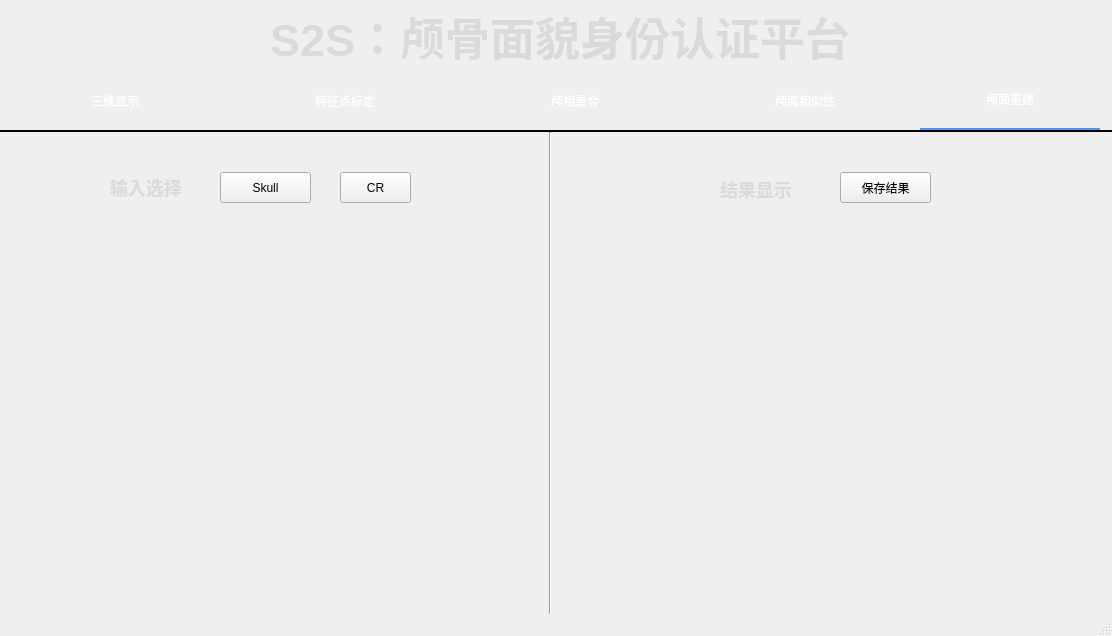
<?xml version="1.0" encoding="UTF-8"?>
<ui version="4.0">
 <class>MainWindow</class>
 <widget class="QMainWindow" name="MainWindow">
  <property name="geometry">
   <rect>
    <x>0</x>
    <y>0</y>
    <width>1112</width>
    <height>636</height>
   </rect>
  </property>
  <property name="windowTitle">
   <string>MainWindow</string>
  </property>
  <property name="styleSheet">
   <string notr="true">font-family:微软雅黑</string>
  </property>
  <widget class="QWidget" name="centralwidget">
   <widget class="QTabWidget" name="label_CS_CR">
    <property name="geometry">
     <rect>
      <x>0</x>
      <y>70</y>
      <width>1251</width>
      <height>701</height>
     </rect>
    </property>
    <property name="styleSheet">
     <string notr="true">QTabWidget::pane{
min-width:70px;
min-height:25px;
border-top: 2px solid;

}

QTabBar::tab {

min-width:230px;

min-height:60px;

color: white;

font:20px &quot;Microsoft YaHei&quot;;

border: 0px solid;



}

QTabBar::tab:selected{

min-width:180px;

min-height:50px;
color: white;

font:30px &quot;Microsoft YaHei&quot;;

border: 0px solid;

border-bottom: 2px solid;

border-color: #4796f0;

}</string>
    </property>
    <property name="currentIndex">
     <number>4</number>
    </property>
    <property name="iconSize">
     <size>
      <width>16</width>
      <height>16</height>
     </size>
    </property>
    <widget class="QWidget" name="tab_3">
     <attribute name="title">
      <string>三维显示</string>
     </attribute>
     <widget class="QPushButton" name="dakai_obj">
      <property name="geometry">
       <rect>
        <x>50</x>
        <y>20</y>
        <width>71</width>
        <height>31</height>
       </rect>
      </property>
      <property name="text">
       <string>打开</string>
      </property>
     </widget>
     <widget class="QPushButton" name="zhanshi_obj">
      <property name="geometry">
       <rect>
        <x>200</x>
        <y>20</y>
        <width>71</width>
        <height>31</height>
       </rect>
      </property>
      <property name="text">
       <string>展示</string>
      </property>
     </widget>
     <widget class="QLabel" name="label_lujing">
      <property name="geometry">
       <rect>
        <x>20</x>
        <y>70</y>
        <width>281</width>
        <height>211</height>
       </rect>
      </property>
      <property name="text">
       <string/>
      </property>
     </widget>
     <widget class="QLabel" name="label">
      <property name="geometry">
       <rect>
        <x>690</x>
        <y>20</y>
        <width>100</width>
        <height>100</height>
       </rect>
      </property>
      <property name="text">
       <string/>
      </property>
      <property name="pixmap">
       <pixmap>img/logo.png</pixmap>
      </property>
      <property name="scaledContents">
       <bool>true</bool>
      </property>
     </widget>
     <widget class="QLabel" name="label_Title_2">
      <property name="geometry">
       <rect>
        <x>430</x>
        <y>130</y>
        <width>591</width>
        <height>51</height>
       </rect>
      </property>
      <property name="styleSheet">
       <string notr="true">QLabel
{
	font-size: 45px;
	font-family: &quot;Microsoft YaHei&quot;;
	font-weight: bold;
 		border-radius:9px;
		background:rgba(66, 195, 255, 0);
color: rgb(218, 218, 218);
}
</string>
      </property>
      <property name="text">
       <string>S2S：颅骨面貌身份认证平台</string>
      </property>
     </widget>
     <widget class="QLabel" name="label_2">
      <property name="geometry">
       <rect>
        <x>433</x>
        <y>210</y>
        <width>591</width>
        <height>151</height>
       </rect>
      </property>
      <property name="styleSheet">
       <string notr="true">QLabel
{
	font-size: 15px;
	font-family: &quot;Microsoft YaHei&quot;;
	font-weight: bold;
 		border-radius:9px;
		background:rgba(66, 195, 255, 0);
color: rgb(218, 218, 218);
}</string>
      </property>
      <property name="text">
       <string>本系统的功能为：
（1）三维数据展示：输入三维颅面数据并展示。
（2）面貌特征点标定：输入面貌数据，标定其68个人脸关键特征点。
（3）颅像重合：输入一对颅骨和面貌图片进行鉴定，验证该颅骨和面貌是否为配对数据。
（4）颅面相似性评价：输入一对颅骨或一对面貌数据，评价其相似性。
（5）颅面复原：输入颅骨数据，重建出该颅骨数据配对的面貌。
</string>
      </property>
     </widget>
    </widget>
    <widget class="QWidget" name="tab_4">
     <attribute name="title">
      <string>特征点标定</string>
     </attribute>
     <widget class="QPushButton" name="pushButton_tezheng_baocun">
      <property name="geometry">
       <rect>
        <x>820</x>
        <y>60</y>
        <width>91</width>
        <height>31</height>
       </rect>
      </property>
      <property name="text">
       <string>保存结果</string>
      </property>
     </widget>
     <widget class="QLabel" name="label_CR_C_jieuguo_3">
      <property name="geometry">
       <rect>
        <x>700</x>
        <y>60</y>
        <width>71</width>
        <height>35</height>
       </rect>
      </property>
      <property name="minimumSize">
       <size>
        <width>0</width>
        <height>35</height>
       </size>
      </property>
      <property name="maximumSize">
       <size>
        <width>80</width>
        <height>16777215</height>
       </size>
      </property>
      <property name="styleSheet">
       <string notr="true">QLabel
{
	font-size: 18px;
	font-family: &quot;Microsoft YaHei&quot;;
	font-weight: bold;
 		border-radius:9px;
		background:rgba(66, 195, 255, 0);
color: rgb(218, 218, 218);
}
</string>
      </property>
      <property name="text">
       <string>结果显示</string>
      </property>
     </widget>
     <widget class="QPushButton" name="pushButton_tezheng_biaoding">
      <property name="geometry">
       <rect>
        <x>320</x>
        <y>60</y>
        <width>71</width>
        <height>31</height>
       </rect>
      </property>
      <property name="text">
       <string>FF</string>
      </property>
      <property name="icon">
       <iconset>
        <normaloff>img/3.1 好友.png</normaloff>img/3.1 好友.png</iconset>
      </property>
      <property name="iconSize">
       <size>
        <width>25</width>
        <height>25</height>
       </size>
      </property>
     </widget>
     <widget class="QLabel" name="label_tezheng_yuantu">
      <property name="geometry">
       <rect>
        <x>140</x>
        <y>140</y>
        <width>256</width>
        <height>256</height>
       </rect>
      </property>
      <property name="text">
       <string/>
      </property>
     </widget>
     <widget class="QPushButton" name="pushButton_tezheng_shuru">
      <property name="geometry">
       <rect>
        <x>200</x>
        <y>60</y>
        <width>91</width>
        <height>31</height>
       </rect>
      </property>
      <property name="text">
       <string>Face</string>
      </property>
      <property name="icon">
       <iconset>
        <normaloff>img/skin.png</normaloff>img/skin.png</iconset>
      </property>
      <property name="iconSize">
       <size>
        <width>25</width>
        <height>25</height>
       </size>
      </property>
     </widget>
     <widget class="Line" name="line3_7">
      <property name="geometry">
       <rect>
        <x>520</x>
        <y>0</y>
        <width>20</width>
        <height>501</height>
       </rect>
      </property>
      <property name="orientation">
       <enum>Qt::Vertical</enum>
      </property>
     </widget>
     <widget class="QLabel" name="label_tezheng_zhanshi">
      <property name="geometry">
       <rect>
        <x>670</x>
        <y>140</y>
        <width>256</width>
        <height>256</height>
       </rect>
      </property>
      <property name="text">
       <string/>
      </property>
     </widget>
     <widget class="QLabel" name="label_CR_C_shuru_3">
      <property name="geometry">
       <rect>
        <x>90</x>
        <y>60</y>
        <width>71</width>
        <height>30</height>
       </rect>
      </property>
      <property name="maximumSize">
       <size>
        <width>80</width>
        <height>16777215</height>
       </size>
      </property>
      <property name="styleSheet">
       <string notr="true">QLabel
{
	font-size: 18px;
	font-family: &quot;Microsoft YaHei&quot;;
	font-weight: bold;
 		border-radius:9px;
		background:rgba(66, 195, 255, 0);
color: rgb(218, 218, 218);
}
</string>
      </property>
      <property name="text">
       <string>输入选择</string>
      </property>
     </widget>
    </widget>
    <widget class="QWidget" name="tab">
     <attribute name="title">
      <string>颅相重合</string>
     </attribute>
     <widget class="QTextBrowser" name="label_cs_value">
      <property name="geometry">
       <rect>
        <x>50</x>
        <y>370</y>
        <width>331</width>
        <height>61</height>
       </rect>
      </property>
      <property name="font">
       <font>
        <family>微软雅黑</family>
        <pointsize>20</pointsize>
       </font>
      </property>
      <property name="styleSheet">
       <string notr="true">background: transparent;border:0px</string>
      </property>
      <property name="html">
       <string>&lt;!DOCTYPE HTML PUBLIC &quot;-//W3C//DTD HTML 4.0//EN&quot; &quot;http://www.w3.org/TR/REC-html40/strict.dtd&quot;&gt;
&lt;html&gt;&lt;head&gt;&lt;meta name=&quot;qrichtext&quot; content=&quot;1&quot; /&gt;&lt;style type=&quot;text/css&quot;&gt;
p, li { white-space: pre-wrap; }
&lt;/style&gt;&lt;/head&gt;&lt;body style=&quot; font-family:'微软雅黑'; font-size:20pt; font-weight:400; font-style:normal;&quot;&gt;
&lt;p style=&quot;-qt-paragraph-type:empty; margin-top:0px; margin-bottom:0px; margin-left:0px; margin-right:0px; -qt-block-indent:0; text-indent:0px; font-size:9pt;&quot;&gt;&lt;br /&gt;&lt;/p&gt;&lt;/body&gt;&lt;/html&gt;</string>
      </property>
     </widget>
     <widget class="QPushButton" name="pushButton_CS_openSkin">
      <property name="geometry">
       <rect>
        <x>160</x>
        <y>40</y>
        <width>91</width>
        <height>31</height>
       </rect>
      </property>
      <property name="text">
       <string>Skin</string>
      </property>
      <property name="icon">
       <iconset>
        <normaloff>img/skin.png</normaloff>img/skin.png</iconset>
      </property>
      <property name="iconSize">
       <size>
        <width>25</width>
        <height>25</height>
       </size>
      </property>
     </widget>
     <widget class="QLabel" name="label_CS_result">
      <property name="geometry">
       <rect>
        <x>40</x>
        <y>160</y>
        <width>331</width>
        <height>161</height>
       </rect>
      </property>
      <property name="text">
       <string/>
      </property>
     </widget>
     <widget class="QLabel" name="label_CS_shuru_2">
      <property name="geometry">
       <rect>
        <x>40</x>
        <y>40</y>
        <width>71</width>
        <height>30</height>
       </rect>
      </property>
      <property name="maximumSize">
       <size>
        <width>80</width>
        <height>16777215</height>
       </size>
      </property>
      <property name="styleSheet">
       <string notr="true">QLabel
{
	font-size: 18px;
	font-family: &quot;Microsoft YaHei&quot;;
	font-weight: bold;
 		border-radius:9px;
		background:rgba(66, 195, 255, 0);
color: rgb(218, 218, 218);
}
</string>
      </property>
      <property name="text">
       <string>输入选择</string>
      </property>
     </widget>
     <widget class="QLabel" name="label_CS_openskin">
      <property name="geometry">
       <rect>
        <x>490</x>
        <y>90</y>
        <width>256</width>
        <height>256</height>
       </rect>
      </property>
      <property name="text">
       <string/>
      </property>
     </widget>
     <widget class="QPushButton" name="pushButton_CS_jiance">
      <property name="geometry">
       <rect>
        <x>730</x>
        <y>390</y>
        <width>81</width>
        <height>31</height>
       </rect>
      </property>
      <property name="text">
       <string>检测</string>
      </property>
     </widget>
     <widget class="QLabel" name="label_CS_xiangsixing_2">
      <property name="geometry">
       <rect>
        <x>50</x>
        <y>330</y>
        <width>71</width>
        <height>35</height>
       </rect>
      </property>
      <property name="minimumSize">
       <size>
        <width>0</width>
        <height>35</height>
       </size>
      </property>
      <property name="maximumSize">
       <size>
        <width>80</width>
        <height>16777215</height>
       </size>
      </property>
      <property name="styleSheet">
       <string notr="true">QLabel
{
	font-size: 18px;
	font-family: &quot;Microsoft YaHei&quot;;
	font-weight: bold;
 		border-radius:9px;
		background:rgba(66, 195, 255, 0);
color: rgb(218, 218, 218);
}
</string>
      </property>
      <property name="text">
       <string>结果</string>
      </property>
     </widget>
     <widget class="QPushButton" name="pushButton_CS_openSkull">
      <property name="geometry">
       <rect>
        <x>280</x>
        <y>40</y>
        <width>91</width>
        <height>31</height>
       </rect>
      </property>
      <property name="text">
       <string>Skull</string>
      </property>
      <property name="icon">
       <iconset>
        <normaloff>img/skull.png</normaloff>img/skull.png</iconset>
      </property>
      <property name="iconSize">
       <size>
        <width>25</width>
        <height>25</height>
       </size>
      </property>
     </widget>
     <widget class="Line" name="line3_3">
      <property name="geometry">
       <rect>
        <x>420</x>
        <y>0</y>
        <width>20</width>
        <height>511</height>
       </rect>
      </property>
      <property name="orientation">
       <enum>Qt::Vertical</enum>
      </property>
     </widget>
     <widget class="QLabel" name="label_CS_openskull">
      <property name="geometry">
       <rect>
        <x>790</x>
        <y>90</y>
        <width>256</width>
        <height>256</height>
       </rect>
      </property>
      <property name="text">
       <string/>
      </property>
     </widget>
     <widget class="QPushButton" name="pushButton_CS_savepic">
      <property name="geometry">
       <rect>
        <x>160</x>
        <y>100</y>
        <width>91</width>
        <height>31</height>
       </rect>
      </property>
      <property name="text">
       <string>保存结果</string>
      </property>
     </widget>
     <widget class="QLabel" name="label_CS_jieuguo_2">
      <property name="geometry">
       <rect>
        <x>40</x>
        <y>100</y>
        <width>71</width>
        <height>35</height>
       </rect>
      </property>
      <property name="minimumSize">
       <size>
        <width>0</width>
        <height>35</height>
       </size>
      </property>
      <property name="maximumSize">
       <size>
        <width>80</width>
        <height>16777215</height>
       </size>
      </property>
      <property name="styleSheet">
       <string notr="true">QLabel
{
	font-size: 18px;
	font-family: &quot;Microsoft YaHei&quot;;
	font-weight: bold;
 		border-radius:9px;
		background:rgba(66, 195, 255, 0);
color: rgb(218, 218, 218);
}
</string>
      </property>
      <property name="text">
       <string>结果显示</string>
      </property>
     </widget>
    </widget>
    <widget class="QWidget" name="tab_5">
     <attribute name="title">
      <string>颅面相似性</string>
     </attribute>
     <widget class="Line" name="line_2">
      <property name="geometry">
       <rect>
        <x>140</x>
        <y>60</y>
        <width>231</width>
        <height>20</height>
       </rect>
      </property>
      <property name="orientation">
       <enum>Qt::Horizontal</enum>
      </property>
     </widget>
     <widget class="QPushButton" name="pushButton_CS_jiance2">
      <property name="geometry">
       <rect>
        <x>860</x>
        <y>390</y>
        <width>81</width>
        <height>31</height>
       </rect>
      </property>
      <property name="text">
       <string>检测</string>
      </property>
      <property name="icon">
       <iconset>
        <normaloff>img/skin.png</normaloff>img/skin.png</iconset>
      </property>
      <property name="iconSize">
       <size>
        <width>25</width>
        <height>25</height>
       </size>
      </property>
     </widget>
     <widget class="QTextBrowser" name="label_xsxvalue1">
      <property name="geometry">
       <rect>
        <x>40</x>
        <y>400</y>
        <width>331</width>
        <height>51</height>
       </rect>
      </property>
      <property name="font">
       <font>
        <family>微软雅黑</family>
        <pointsize>20</pointsize>
       </font>
      </property>
      <property name="styleSheet">
       <string notr="true">color:gray;
background: transparent;border:0px
</string>
      </property>
      <property name="html">
       <string>&lt;!DOCTYPE HTML PUBLIC &quot;-//W3C//DTD HTML 4.0//EN&quot; &quot;http://www.w3.org/TR/REC-html40/strict.dtd&quot;&gt;
&lt;html&gt;&lt;head&gt;&lt;meta name=&quot;qrichtext&quot; content=&quot;1&quot; /&gt;&lt;style type=&quot;text/css&quot;&gt;
p, li { white-space: pre-wrap; }
&lt;/style&gt;&lt;/head&gt;&lt;body style=&quot; font-family:'微软雅黑'; font-size:20pt; font-weight:400; font-style:normal;&quot;&gt;
&lt;p style=&quot;-qt-paragraph-type:empty; margin-top:0px; margin-bottom:0px; margin-left:0px; margin-right:0px; -qt-block-indent:0; text-indent:0px;&quot;&gt;&lt;br /&gt;&lt;/p&gt;&lt;/body&gt;&lt;/html&gt;</string>
      </property>
     </widget>
     <widget class="QLabel" name="label_CS_openskull2">
      <property name="geometry">
       <rect>
        <x>780</x>
        <y>110</y>
        <width>256</width>
        <height>256</height>
       </rect>
      </property>
      <property name="text">
       <string/>
      </property>
     </widget>
     <widget class="QLabel" name="label_CS_openskin1">
      <property name="geometry">
       <rect>
        <x>480</x>
        <y>110</y>
        <width>256</width>
        <height>256</height>
       </rect>
      </property>
      <property name="text">
       <string/>
      </property>
     </widget>
     <widget class="QLabel" name="label_CS_xiangsixing_5">
      <property name="geometry">
       <rect>
        <x>40</x>
        <y>360</y>
        <width>71</width>
        <height>35</height>
       </rect>
      </property>
      <property name="minimumSize">
       <size>
        <width>0</width>
        <height>35</height>
       </size>
      </property>
      <property name="maximumSize">
       <size>
        <width>80</width>
        <height>16777215</height>
       </size>
      </property>
      <property name="styleSheet">
       <string notr="true">QLabel
{
	font-size: 18px;
	font-family: &quot;Microsoft YaHei&quot;;
	font-weight: bold;
 		border-radius:9px;
		background:rgba(66, 195, 255, 0);
color: rgb(218, 218, 218);
}
</string>
      </property>
      <property name="text">
       <string>相似性</string>
      </property>
     </widget>
     <widget class="QLabel" name="label_CS_jieuguo_5">
      <property name="geometry">
       <rect>
        <x>30</x>
        <y>130</y>
        <width>71</width>
        <height>35</height>
       </rect>
      </property>
      <property name="minimumSize">
       <size>
        <width>0</width>
        <height>35</height>
       </size>
      </property>
      <property name="maximumSize">
       <size>
        <width>80</width>
        <height>16777215</height>
       </size>
      </property>
      <property name="styleSheet">
       <string notr="true">QLabel
{
	font-size: 18px;
	font-family: &quot;Microsoft YaHei&quot;;
	font-weight: bold;
 		border-radius:9px;
		background:rgba(66, 195, 255, 0);
color: rgb(218, 218, 218);
}
</string>
      </property>
      <property name="text">
       <string>结果显示</string>
      </property>
     </widget>
     <widget class="QLabel" name="label_CS_result1">
      <property name="geometry">
       <rect>
        <x>30</x>
        <y>190</y>
        <width>331</width>
        <height>161</height>
       </rect>
      </property>
      <property name="text">
       <string/>
      </property>
     </widget>
     <widget class="QPushButton" name="pushButton_CS_openSkull2">
      <property name="geometry">
       <rect>
        <x>270</x>
        <y>30</y>
        <width>91</width>
        <height>31</height>
       </rect>
      </property>
      <property name="text">
       <string>Skull</string>
      </property>
      <property name="icon">
       <iconset>
        <normaloff>img/skull.png</normaloff>img/skull.png</iconset>
      </property>
      <property name="iconSize">
       <size>
        <width>25</width>
        <height>25</height>
       </size>
      </property>
     </widget>
     <widget class="QPushButton" name="pushButton_CS_savepic1">
      <property name="geometry">
       <rect>
        <x>150</x>
        <y>130</y>
        <width>91</width>
        <height>31</height>
       </rect>
      </property>
      <property name="text">
       <string>保存结果</string>
      </property>
     </widget>
     <widget class="QPushButton" name="pushButton__CS_openSkin1">
      <property name="geometry">
       <rect>
        <x>150</x>
        <y>80</y>
        <width>91</width>
        <height>31</height>
       </rect>
      </property>
      <property name="text">
       <string>Skin</string>
      </property>
      <property name="icon">
       <iconset>
        <normaloff>img/skin.png</normaloff>img/skin.png</iconset>
      </property>
      <property name="iconSize">
       <size>
        <width>25</width>
        <height>25</height>
       </size>
      </property>
     </widget>
     <widget class="QLabel" name="label_CS_shuru_5">
      <property name="geometry">
       <rect>
        <x>30</x>
        <y>50</y>
        <width>71</width>
        <height>30</height>
       </rect>
      </property>
      <property name="maximumSize">
       <size>
        <width>80</width>
        <height>16777215</height>
       </size>
      </property>
      <property name="styleSheet">
       <string notr="true">QLabel
{
	font-size: 18px;
	font-family: &quot;Microsoft YaHei&quot;;
	font-weight: bold;
 		border-radius:9px;
		background:rgba(66, 195, 255, 0);
color: rgb(218, 218, 218);
}
</string>
      </property>
      <property name="text">
       <string>输入选择</string>
      </property>
     </widget>
     <widget class="QPushButton" name="pushButton_CS_jiance1">
      <property name="geometry">
       <rect>
        <x>600</x>
        <y>390</y>
        <width>81</width>
        <height>31</height>
       </rect>
      </property>
      <property name="text">
       <string>检测</string>
      </property>
      <property name="icon">
       <iconset>
        <normaloff>img/skull.png</normaloff>img/skull.png</iconset>
      </property>
      <property name="iconSize">
       <size>
        <width>25</width>
        <height>25</height>
       </size>
      </property>
     </widget>
     <widget class="QPushButton" name="pushButton_CS1_openSkull1">
      <property name="geometry">
       <rect>
        <x>150</x>
        <y>30</y>
        <width>91</width>
        <height>31</height>
       </rect>
      </property>
      <property name="text">
       <string>Skull</string>
      </property>
      <property name="icon">
       <iconset>
        <normaloff>img/skull.png</normaloff>img/skull.png</iconset>
      </property>
      <property name="iconSize">
       <size>
        <width>25</width>
        <height>25</height>
       </size>
      </property>
     </widget>
     <widget class="QPushButton" name="pushButton__CS_openSkin2">
      <property name="geometry">
       <rect>
        <x>270</x>
        <y>80</y>
        <width>91</width>
        <height>31</height>
       </rect>
      </property>
      <property name="text">
       <string>Skin</string>
      </property>
      <property name="icon">
       <iconset>
        <normaloff>img/skin.png</normaloff>img/skin.png</iconset>
      </property>
      <property name="iconSize">
       <size>
        <width>25</width>
        <height>25</height>
       </size>
      </property>
     </widget>
     <widget class="Line" name="line3_6">
      <property name="geometry">
       <rect>
        <x>390</x>
        <y>0</y>
        <width>20</width>
        <height>511</height>
       </rect>
      </property>
      <property name="orientation">
       <enum>Qt::Vertical</enum>
      </property>
     </widget>
    </widget>
    <widget class="QWidget" name="tab_2">
     <attribute name="title">
      <string>颅面重建</string>
     </attribute>
     <widget class="QLabel" name="label_shuru_2">
      <property name="geometry">
       <rect>
        <x>590</x>
        <y>610</y>
        <width>71</width>
        <height>30</height>
       </rect>
      </property>
      <property name="maximumSize">
       <size>
        <width>80</width>
        <height>16777215</height>
       </size>
      </property>
      <property name="styleSheet">
       <string notr="true">QLabel
{
	font-size: 18px;
	font-family: &quot;Microsoft YaHei&quot;;
	font-weight: bold;
 		border-radius:9px;
		background:rgba(66, 195, 255, 0);
color: rgb(218, 218, 218);
}
</string>
      </property>
      <property name="text">
       <string>输入选择</string>
      </property>
     </widget>
     <widget class="QPushButton" name="pushButton_openSkull_2">
      <property name="geometry">
       <rect>
        <x>660</x>
        <y>610</y>
        <width>91</width>
        <height>31</height>
       </rect>
      </property>
      <property name="text">
       <string>Skull</string>
      </property>
      <property name="icon">
       <iconset>
        <normaloff>img/skull.png</normaloff>img/skull.png</iconset>
      </property>
     </widget>
     <widget class="QLabel" name="label_CR_U_jieuguo_3">
      <property name="geometry">
       <rect>
        <x>720</x>
        <y>40</y>
        <width>71</width>
        <height>35</height>
       </rect>
      </property>
      <property name="minimumSize">
       <size>
        <width>0</width>
        <height>35</height>
       </size>
      </property>
      <property name="maximumSize">
       <size>
        <width>80</width>
        <height>16777215</height>
       </size>
      </property>
      <property name="styleSheet">
       <string notr="true">QLabel
{
	font-size: 18px;
	font-family: &quot;Microsoft YaHei&quot;;
	font-weight: bold;
 		border-radius:9px;
		background:rgba(66, 195, 255, 0);
color: rgb(218, 218, 218);
}
</string>
      </property>
      <property name="text">
       <string>结果显示</string>
      </property>
     </widget>
     <widget class="QPushButton" name="pushButton_CR_U_savepic">
      <property name="geometry">
       <rect>
        <x>840</x>
        <y>40</y>
        <width>91</width>
        <height>31</height>
       </rect>
      </property>
      <property name="text">
       <string>保存结果</string>
      </property>
     </widget>
     <widget class="QLabel" name="label_CR_U_openskull">
      <property name="geometry">
       <rect>
        <x>140</x>
        <y>120</y>
        <width>256</width>
        <height>256</height>
       </rect>
      </property>
      <property name="text">
       <string/>
      </property>
     </widget>
     <widget class="QLabel" name="label_CR_U_resultpic">
      <property name="geometry">
       <rect>
        <x>700</x>
        <y>120</y>
        <width>256</width>
        <height>256</height>
       </rect>
      </property>
      <property name="text">
       <string/>
      </property>
     </widget>
     <widget class="QPushButton" name="pushButton_CR_U_openSkull">
      <property name="geometry">
       <rect>
        <x>220</x>
        <y>40</y>
        <width>91</width>
        <height>31</height>
       </rect>
      </property>
      <property name="text">
       <string>Skull</string>
      </property>
      <property name="icon">
       <iconset>
        <normaloff>img/skull.png</normaloff>img/skull.png</iconset>
      </property>
      <property name="iconSize">
       <size>
        <width>25</width>
        <height>25</height>
       </size>
      </property>
     </widget>
     <widget class="QPushButton" name="pushButton_CR_U_fuyuan">
      <property name="geometry">
       <rect>
        <x>340</x>
        <y>40</y>
        <width>71</width>
        <height>31</height>
       </rect>
      </property>
      <property name="text">
       <string>CR</string>
      </property>
      <property name="icon">
       <iconset>
        <normaloff>img/skin.png</normaloff>img/skin.png</iconset>
      </property>
      <property name="iconSize">
       <size>
        <width>25</width>
        <height>25</height>
       </size>
      </property>
     </widget>
     <widget class="QLabel" name="label_CR_U_shuru_3">
      <property name="geometry">
       <rect>
        <x>110</x>
        <y>40</y>
        <width>71</width>
        <height>30</height>
       </rect>
      </property>
      <property name="maximumSize">
       <size>
        <width>80</width>
        <height>16777215</height>
       </size>
      </property>
      <property name="styleSheet">
       <string notr="true">QLabel
{
	font-size: 18px;
	font-family: &quot;Microsoft YaHei&quot;;
	font-weight: bold;
 		border-radius:9px;
		background:rgba(66, 195, 255, 0);
color: rgb(218, 218, 218);
}
</string>
      </property>
      <property name="text">
       <string>输入选择</string>
      </property>
     </widget>
     <widget class="Line" name="line2_3">
      <property name="geometry">
       <rect>
        <x>540</x>
        <y>0</y>
        <width>20</width>
        <height>521</height>
       </rect>
      </property>
      <property name="orientation">
       <enum>Qt::Vertical</enum>
      </property>
     </widget>
    </widget>
   </widget>
   <widget class="QLabel" name="label_beijing">
    <property name="geometry">
     <rect>
      <x>-110</x>
      <y>-50</y>
      <width>1441</width>
      <height>861</height>
     </rect>
    </property>
    <property name="text">
     <string/>
    </property>
    <property name="pixmap">
     <pixmap>img/背景2.PNG</pixmap>
    </property>
    <property name="scaledContents">
     <bool>true</bool>
    </property>
   </widget>
   <widget class="QLabel" name="label_Title">
    <property name="geometry">
     <rect>
      <x>270</x>
      <y>10</y>
      <width>591</width>
      <height>51</height>
     </rect>
    </property>
    <property name="styleSheet">
     <string notr="true">QLabel
{
	font-size: 45px;
	font-family: &quot;Microsoft YaHei&quot;;
	font-weight: bold;
 		border-radius:9px;
		background:rgba(66, 195, 255, 0);
color: rgb(218, 218, 218);
}
</string>
    </property>
    <property name="text">
     <string>S2S：颅骨面貌身份认证平台</string>
    </property>
   </widget>
   <zorder>label_beijing</zorder>
   <zorder>label_CS_CR</zorder>
   <zorder>label_Title</zorder>
  </widget>
  <widget class="QMenuBar" name="menubar">
   <property name="geometry">
    <rect>
     <x>0</x>
     <y>0</y>
     <width>1112</width>
     <height>23</height>
    </rect>
   </property>
  </widget>
  <widget class="QStatusBar" name="statusbar"/>
 </widget>
 <resources/>
 <connections/>
</ui>
